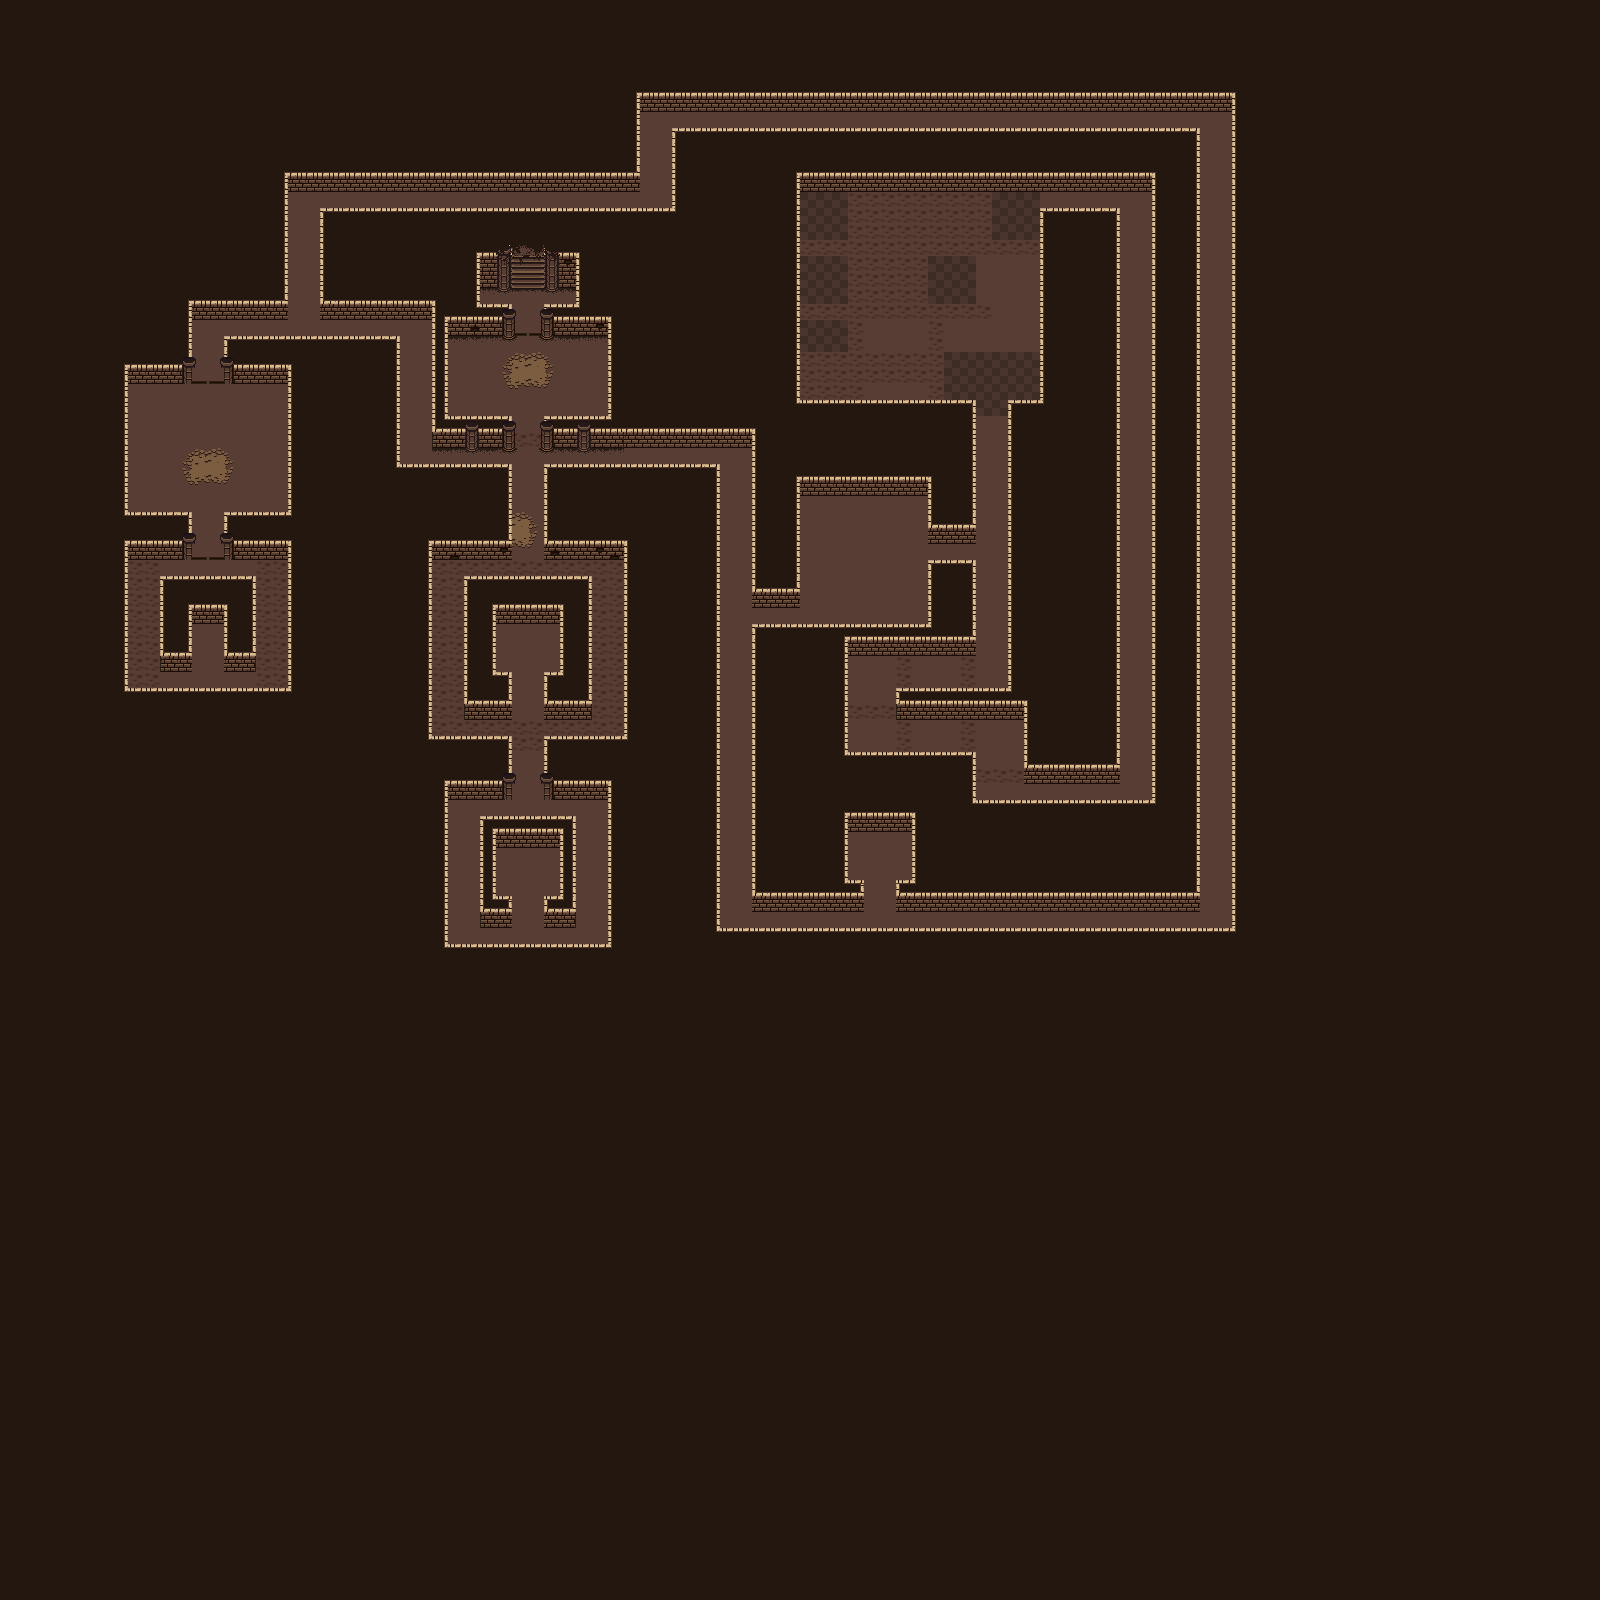

This game map was drawn from its Tiled (.tmx) file and the tilesets committed beside it. A one-line description and the trimmed map source follow:
An orthogonal 100x100 tile map with 16x16 px tiles, 7 tile layers (background, floor, walls, wallTop1, ...) and 274 objects (72x spikeTrapTimed, 34x spikeTrap, 6x spikeRoomTrap_01, 6x pillar, 5x doorPillarLeft, ...).

<map version="1.0" tiledversion="1.1.5" orientation="orthogonal" renderorder="left-down" width="100" height="100" tilewidth="16" tileheight="16" infinite="0" nextobjectid="491">
 <tileset firstgid="1" source="../tilesets/PixelDungeonTileset.tsx" />
 <layer name="background" width="100" height="100" locked="1">
  <data>[10000 cells, 10000 non-empty, 1 distinct tile ids]</data>
 </layer>
 <layer name="floor" width="100" height="100">
  <data>[10000 cells, 1403 non-empty, 29 distinct tile ids]</data>
 </layer>
 <layer name="walls" width="100" height="100">
  <data>[10000 cells, 256 non-empty, 11 distinct tile ids]</data>
 </layer>
 <layer name="wallTop1" width="100" height="100">
  <data>[10000 cells, 1013 non-empty, 2 distinct tile ids]</data>
 </layer>
 <layer name="wallTop2" width="100" height="100">
  <data>[10000 cells, 974 non-empty, 6 distinct tile ids]</data>
 </layer>
 <layer name="wallTop3" width="100" height="100">
  <data>[10000 cells, 93 non-empty, 8 distinct tile ids]</data>
 </layer>
 <layer name="decoration" width="100" height="100">
  <data>[10000 cells, 14 non-empty, 6 distinct tile ids]</data>
 </layer>
 <objectgroup color="#ff0000" name="traps">
  <!-- 238 objects omitted --></objectgroup>
 <objectgroup color="#ff9500" name="blocks" visible="0">
  <!-- 13 objects omitted --></objectgroup>
 <objectgroup color="#002eff" name="doors" visible="0" locked="1">
  <!-- 14 objects omitted --></objectgroup>
 <objectgroup color="#000000" name="collision" visible="0" locked="1">
  <!-- 7 objects omitted --></objectgroup>
 <objectgroup color="#ffffff" name="points">
  <!-- 2 objects omitted --></objectgroup>
 <objectgroup color="#04ff00" name="puzzle" visible="0" locked="1" />
</map>
<!-- 274 of 274 objects omitted -->
